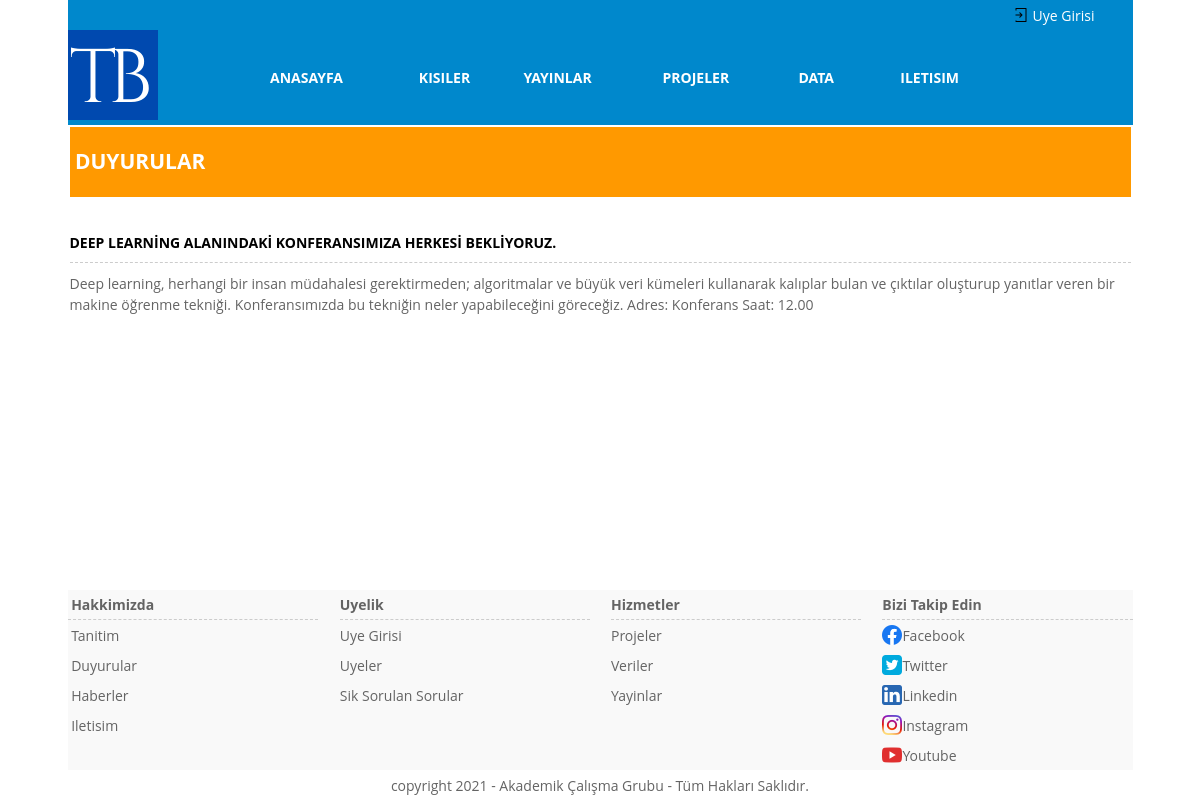
The page /index.php?SK=2 on the database its author committed.
### tables this page shows
CREATE TABLE `ayarlar` (
  `id` tinyint(3) UNSIGNED NOT NULL,
  `SiteAdi` varchar(50) NOT NULL,
  `SiteTitle` varchar(60) NOT NULL,
  `SiteDescription` varchar(150) NOT NULL,
  `SiteKeywords` varchar(255) NOT NULL,
  `SiteCopyrigthMetni` varchar(255) NOT NULL,
  `SiteLogosu` varchar(30) NOT NULL,
  `SiteEmailAdresi` varchar(50) NOT NULL,
  `SiteEmailSifresi` varchar(50) NOT NULL,
  `SiteEmailHostAdresi` varchar(255) NOT NULL,
  `SosyalLinkFacebook` varchar(255) NOT NULL,
  `SosyalLinkTwitter` varchar(255) NOT NULL,
  `SosyalLinkLinkedin` varchar(255) NOT NULL,
  `SosyalLinkInstagram` varchar(255) NOT NULL,
  `SosyalLinkYoutube` varchar(255) NOT NULL
);

CREATE TABLE `duyurular` (
  `id` int(10) UNSIGNED NOT NULL,
  `DuyuruBasligi` varchar(255) NOT NULL,
  `DuyurularMetni` text NOT NULL
);

### Ayarlar/ayar.php (called while the page is built, shortened)
<?php
try{
    $VeritabaniBaglantisi=new PDO("mysql:host=localhost;dbname=akademikcalisma;charset=UTF8","root","");
} catch(PDOException $Hata){
    echo "Baðlantý Hatasý<br/>".$Hata->getMessage();
    die();
}
$AyarlarSorgusu=$VeritabaniBaglantisi->prepare("SELECT * FROM ayarlar LIMIT 1");
$AyarlarSorgusu->execute();
$AyarSayisi=$AyarlarSorgusu->rowCount();
$Ayarlar   =$AyarlarSorgusu->fetch(PDO::FETCH_ASSOC);
if($AyarSayisi>0){
    $SiteCopyrigthMetni         = $Ayarlar["SiteCopyrigthMetni"];
    $SiteLogosu                 = $Ayarlar["SiteLogosu"];
    $SosyalLinkFacebook         = $Ayarlar["SosyalLinkFacebook"];
    $SosyalLinkTwitter          = $Ayarlar["SosyalLinkTwitter"];
    $SosyalLinkLinkedin         = $Ayarlar["SosyalLinkLinkedin"];
    $SosyalLinkInstagram        = $Ayarlar["SosyalLinkInstagram"];
    $SosyalLinkYoutube          = $Ayarlar["SosyalLinkYoutube"];
} else {
    echo "Site Ayar Sorgusu Hatalý";
    die();
}
?>

### Ayarlar/fonksiyonlar.php (called while the page is built, shortened)
<?php
function RakamlarHaricTumKarakterleriSil($Deger){
$Islem= preg_replace("/[^0-9]/","",$Deger);
$Sonuc=$Islem;
return $Sonuc;
}
function DonusumleriGeriDondur($Deger){
$GeriDondur = htmlspecialchars_decode($Deger,ENT_QUOTES );
$Sonuc=$GeriDondur;
return $Sonuc;
}
function SayiliIcerikleriFiltrele($Deger){
$BoslukSil= trim($Deger);
$TaglariTemizle= strip_tags($BoslukSil);
$EtkisizYap= htmlspecialchars($TaglariTemizle);
$Temizle=RakamlarHaricTumKarakterleriSil($EtkisizYap);
$Sonuc=$Temizle;
return $Sonuc;
}
?>

### index.php (the view, shortened to what this page needs)
<?php
require_once("Ayarlar/ayar.php");
require_once("Ayarlar/fonksiyonlar.php");
if(isset($_REQUEST["SK"])){
    $SayfaKoduDegeri=SayiliIcerikleriFiltrele($_REQUEST["SK"]);
}else{
    $SayfaKoduDegeri=0;
}
?>
<!DOCTYPE html>
<html lang="tr-TR">
    <head>
    <link type="text/css" rel="stylesheet" href="Ayarlar/still.css">
</head>
<body>
    <table width="1065" height="100%" align="center" border="0" cellpadding="0" cellspacing="0" >
<tr height="110">
    <td>
        <table width="1065" height="30" align="center" border="0" cellpadding="0" cellspacing="0" >
            <tr bgcolor="#0088CC">
                <td>&nbsp;</td>
                <td width="20"><a href="xxxx"><img src="Resimler/login.PNG" border="0" style="margin-top:5px;"><a/></td>
                <td width="100" class="MaviAlanMenusu"><a href="index.php?SK=10">Uye Girisi</a></td>
            </tr>
        </table>
        <table width="1065" height="90" align="center" border="0" cellpadding="0" cellspacing="0" >
            <tr bgcolor="#0088CC">
                <td width="90"><a href="index.php"><img src="Resimler/<?php echo DonusumleriGeriDondur($SiteLogosu);?>" border="0"></a></td>
                <td>
                   <table width="750" height="30" align="center" border="0" cellpadding="0" cellspacing="0" >
                   <tr>
                       <td width="50" class="MaviAlanMenusu"><a href="index.php?SK=0"><b>ANASAYFA</b></a></td>
                       <td width="50" class="MaviAlanMenusu"><a href="index.php?SK=17"><b>KISILER</b></a></td>
                       <td width="50" class="MaviAlanMenusu"><a href="index.php?SK=18"><b>YAYINLAR</b></a></td>
                       <td width="50" class="MaviAlanMenusu"><a href="index.php?SK=20"><b>PROJELER</b></a></td>
                       <td width="50" class="MaviAlanMenusu"><a href="index.php?SK=22"><b>DATA</b></a></td>
                       <td width="50" class="MaviAlanMenusu"><a href="index.php?SK=4"><b>ILETISIM</b></a></td>
                   </tr>
                   </table>
                </td>
            </tr>
        </table>
    </td>
</tr>
<tr>
    <td valign="top">
        <table width="1065" height="30" align="center" border="0" cellpadding="0" cellspacing="0" >
            <tr>
                <td align="center"><?php
                  if((!$SayfaKoduDegeri)or($SayfaKoduDegeri=="")or($SayfaKoduDegeri==0)){
                      include($Sayfa[0]);
                  }else{
                      include($Sayfa[$SayfaKoduDegeri]);
                  }
                  ?></td>
            </tr>
        </table>
<tr height="150">
    <td><br/>
         <table width="1065" align="center" border="0" cellpadding="0" cellspacing="0" bgcolor="#F9F9F9" >
            <tr height="30">
               <td width="250" style="border-bottom: 1px dashed #CCCCCC"><b>&nbsp;Hakkimizda</b></td>
               <td width="22">&nbsp;</td>
               <td width="250" style="border-bottom: 1px dashed #CCCCCC"><b>Uyelik</b></td>
               <td width="21">&nbsp;</td>
               <td width="250" style="border-bottom: 1px dashed #CCCCCC"><b>Hizmetler</b></td>
               <td width="21">&nbsp;</td>
               <td width="250" style="border-bottom: 1px dashed #CCCCCC"><b>Bizi Takip Edin</b></td>
            </tr>
            <tr height="30">
               <td class="AltMenu">&nbsp;<a href="index.php?SK=1">Tanitim</a></td>
               <td>&nbsp;</td>
               <td class="AltMenu"><a href="index.php?SK=10">Uye Girisi</a></td>
               <td>&nbsp;</td>
               <td class="AltMenu"><a href="index.php?SK=20">Projeler</a></td>
               <td>&nbsp;</td>
               <td><table width="250" align="center" border="0" cellpadding="0" cellspacing="0">
                       <tr>
                           <td width="20"><a href="xxxx"><img src="Resimler/facebook.PNG" border="0" style="margin-top:5px;"></a></td>
                           <td width="230" class="AltMenu"><a href="<?php echo DonusumleriGeriDondur($SosyalLinkFacebook );?>" target="_blank">Facebook</a></td>
                       </tr>
                   </table></td>
            </tr>
            <tr height="30">
                <td class="AltMenu">&nbsp;<a href="index.php?SK=2">Duyurular</a></td>
               <td>&nbsp;</td>
               <td class="AltMenu"><a href="index.php?SK=17">Uyeler</a></td>
               <td>&nbsp;</td>
               <td class="AltMenu"><a href="index.php?SK=22">Veriler</a></td>
               <td>&nbsp;</td>
               <td><table width="250" align="center" border="0" cellpadding="0" cellspacing="0">
                       <tr>
                           <td width="20"><a href="xxxx"><img src="Resimler/twitter.PNG" border="0" style="margin-top:5px;"></a></td>
                           <td width="230" class="AltMenu"><a href=" <?php echo DonusumleriGeriDondur($SosyalLinkTwitter);?>" target="_blank">Twitter</a></td>
                       </tr>
                   </table></td>
            </tr>
            <tr height="30">
                <td class="AltMenu">&nbsp;<a href="index.php?SK=3">Haberler</a></td>
               <td>&nbsp;</td>
               <td class="AltMenu"><a href="index.php?SK=9">Sik Sorulan Sorular</a></td>
               <td>&nbsp;</td>
               <td class="AltMenu"><a href="index.php?SK=18">Yayinlar</a></td>
               <td>&nbsp;</td>
               <td class="AltMenu"><table width="250" align="center" border="0" cellpadding="0" cellspacing="0">
                       <tr>
                           <td width="20"><a href="xxxx"><img src="Resimler/linkedin.PNG" border="0" style="margin-top:5px;"></a></td>
                           <td width="230" class="AltMenu"><a href=" <?php echo DonusumleriGeriDondur($SosyalLinkLinkedin);?>" target="_blank">Linkedin</a></td>
                       </tr>
                   </table></td>
            </tr>
            <tr height="30">
                <td class="AltMenu">&nbsp;<a href="index.php?SK=4">Iletisim</a></td>
               <td>&nbsp;</td>
               <td>&nbsp;</td>
               <td>&nbsp;</td>
               <td>&nbsp;</td>
               <td>&nbsp;</td>
               <td><table width="250" align="center" border="0" cellpadding="0" cellspacing="0">
                       <tr>
                           <td width="20" <a href="xxxx"><img src="Resimler/instagram.PNG" border="0" style="margin-top:5px;"></a></td>
                           <td width="230" class="AltMenu"><a href="<?php echo DonusumleriGeriDondur($SosyalLinkInstagram);?>" target="_blank">Instagram</a></td>
                       </tr>
               </table></td>
            </tr>
            <tr height="30">
               <td width="" ></td>
               <td>&nbsp;</td>
               <td>&nbsp;</td>
               <td>&nbsp;</td>
               <td>&nbsp;</td>
               <td>&nbsp;</td>
               <td><table width="250" align="center" border="0" cellpadding="0" cellspacing="0">
                       <tr>
                           <td width="20" ><a href="xxxx"><img src="Resimler/youtube.PNG" border="0" style="margin-top:5px;"></a></td>
                           <td width="230" class="AltMenu"><a href="<?php echo DonusumleriGeriDondur($SosyalLinkYoutube);?>" target="_blank">Youtube</a></td>
                       </tr>
                   </table></td>
            </tr>
        </table>
   </td>
</tr>
<tr height="30">
    <td><table width="1065" height="30" align="center" border="0" cellpadding="0" cellspacing="0" >
        <tr height="30">
           <td align="center"><?php echo DonusumleriGeriDondur($SiteCopyrigthMetni);?></td>
        </tr>
    </table></td>
</tr>
</body>
</html>

### duyurular.php (shortened to what this page needs)
<table width="1065" align="center" border="0" cellpadding="0">
    <tr height="70" bgcolor="#FF9900">
        <td align="left"><h2 style="color:white">&nbsp;DUYURULAR</h2></td>
    </tr>
        <td>&nbsp;</td>
    </tr>
    <tr height="30">
        <td><?php
        $DuyuruSorgusu  =$VeritabaniBaglantisi->prepare("SELECT * FROM duyurular");
        $DuyuruSorgusu->execute();
        $DuyuruKayitlari=$DuyuruSorgusu->fetchAll(PDO::FETCH_ASSOC);
        foreach ($DuyuruKayitlari as $Kayitlar){
        ?>
        <div>
            <div class="SorununBaslikAlani" ><?php echo $Kayitlar["DuyuruBasligi"];?></div>
            <div class="SorununCevapAlani"><?php echo $Kayitlar["DuyurularMetni"];?></div>
        </div>
        <?php
         }
        ?>
        </td>
    </tr>
</table>

### Ayarlar/still.css (style rules this page uses)
html,body { width: 100%; height: 100%; margin: 0; padding: 0; border: 0; outline: 0; background: #FFFFFF; font-family: "Open Sans", Aria, "Helvetica Neue", Helvetiaca, "sans-serif"; font-size: 14px; color: #646464; line-height: 1.5; font-style: normal; font-variant: normal; font-weight: normal; text-decoration: none; }
.MaviAlanMenusu a:link,.MaviAlanMenusu a:hover,.MaviAlanMenusu a:active ,.MaviAlanMenusu a:visited { font-family: "Open Sans", Arial, "Helvetica Neue", Helvetiaca, "sans-serif"; font-size: 14px; color: #FFFFFF; line-height: 1.5; font-style: normal; font-variant: normal; font-weight: normal; text-decoration: none; }
.AltMenu a:link,.AltMenu a:hover,.AltMenu a:active ,.AltMenu a:visited { font-family: "Open Sans", Arial, "Helvetica Neue", Helvetiaca, "sans-serif"; font-size: 14px; color: #646464; line-height: 1.5; font-style: normal; font-variant: normal; font-weight: normal; text-decoration: none; }
.SorununBaslikAlani { width: 100%; height: 30px; padding-top: 10px; font-size: 14px; color: #000000; line-height: 1.5; font-style: normal; font-variant: normal; font-weight: bold; text-decoration: none; border-bottom: 1px dashed #CCCCCC; cursor: pointer; }
.SorununCevapAlani { width: 100%; margin-top: 10px; font-size: 14px; line-height: 1.5; }

### rows shown on the page
ayarlar: SiteLogosu (picture), SiteCopyrigthMetni "copyright 2021 - Akademik Çalışma Grubu - Tüm Hakları Saklıdır."
duyurular: DuyuruBasligi "DEEP LEARNİNG ALANINDAKİ KONFERANSIMIZA HERKESİ BEKLİYORUZ.", DuyurularMetni "Deep learning, herhangi bir insan müdahalesi gerektirmeden; algoritmalar ve büyük veri kümeleri kullanarak kalıplar bulan ve çıktılar oluşturup yanıtlar veren bir makine öğrenme tekniği. Konferansımızda bu tekniğin neler yapabileceğini göreceğiz. Adres: Konferans Saat: 12.00"
